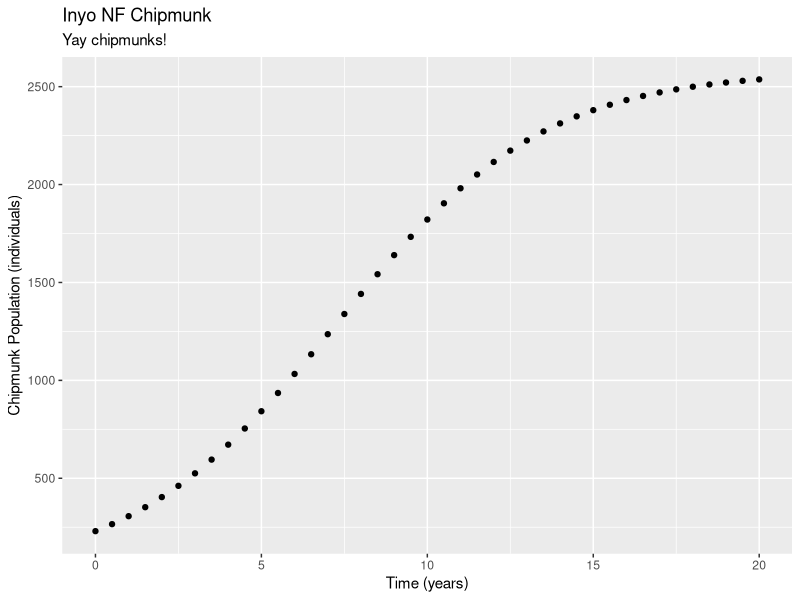

Recreate this plot in R.
## ---- chunk 1
knitr::opts_chunk$set(echo = TRUE)

library(tidyverse)

## ---- chunk 2
# Examples of logarithms

log(4)

# Examples of exponents

exp(5)

#  A test of log()

log(exp(1))

# To what power do I have to raise e to get a power of blank?

## ---- chunk 3
# A sequence from 1 to 20, by 1

ex_1 <- seq(from = 1, to = 20, by = 1)

# Vector from 0 to 40 by increments of 0.2

ex_2 <- seq(from = 0, to = 40, by = 0.2)

# Vector from 1 to 5000 by increments of 10

ex_3 <- seq(from = 1, to = 5000, by = 10)


## ---- chunk 4

pop_logistic <- function(capacity, init_pop, rate, time_yr) { 
  
  capacity / (1 + ((capacity - init_pop) / init_pop) * exp(-rate * time_yr))
  }


pop_logistic (capacity = 2580, init_pop = 230, rate = 0.32, time_yr = 2.4)

## ---- chunk 5
# Create a vector of times from 0 to 20 by increments of 0.5

time_vec <- seq(from = 0, to = 20, by =0.5)

## ---- chunk 6

chipmunk_pop <- pop_logistic(capacity = 2580, init_pop = 230, rate = 0.32, time_yr = time_vec)

## ---- chunk 7

chipmunk_df <- data.frame(time_vec, chipmunk_pop)

chipmunk_df

## ---- chunk 8
ggplot(data = chipmunk_df, aes(x = time_vec, y = chipmunk_pop)) + 
  geom_point() + 
  labs(x = "Time (years)", 
       y = "Chipmunk Population (individuals)",
       title = "Inyo NF Chipmunk",
       subtitle = "Yay chipmunks!")

